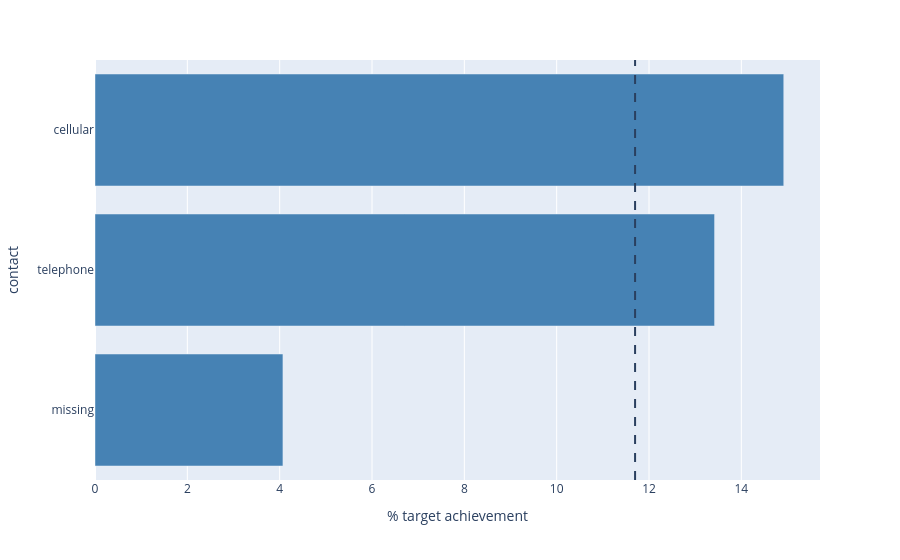

Source (notebook cell):
### Markdown cell above
Contact & Target

### Code cell
col4= "contact"

temp_table4 = df.assign(
    categories4=df["contact"].fillna("missing"),
    target=(df["y"] == "yes") * 100
)

rate4 = temp_table4.groupby("categories4")["target"].agg(mean_4="mean", n4="count").sort_values(by="mean_4").reset_index()

global_rate = (df["y"] == "yes").mean() * 100

fig7 = px.bar(
    rate4,
    x="mean_4",
    y="categories4",
    orientation="h",
    hover_data=["n4"]
)
fig7.update_traces(marker=dict(color="steelblue"))
fig7.add_vline(x=global_rate, line_dash="dash")
fig7.update_layout(xaxis_title="% target achievement", yaxis_title=col4)
fig7.show()

### Figure 1 — Plotly figure (JSON) as saved in the notebook; plotly's stock layout.template omitted (floating-point values rounded to 4 significant figures)
{"data": [{"customdata": [[13020], [2906], [29285]], "hovertemplate": "mean_4=%{x}<br>categories4=%{y}<br>n4=%{customdata[0]}<extra></extra>", "legendgroup": "", "marker": {"color": "steelblue", "pattern": {"shape": ""}}, "name": "", "orientation": "h", "showlegend": false, "textposition": "auto", "type": "bar", "x": [4.071, 13.42, 14.92], "xaxis": "x", "y": ["missing", "telephone", "cellular"], "yaxis": "y"}], "layout": {"barmode": "relative", "legend": {"tracegroupgap": 0}, "margin": {"t": 60}, "shapes": [{"line": {"dash": "dash"}, "type": "line", "x0": 11.7, "x1": 11.7, "xref": "x", "y0": 0, "y1": 1, "yref": "y domain"}], "xaxis": {"anchor": "y", "domain": [0, 1], "title": {"text": "% target achievement"}}, "yaxis": {"anchor": "x", "domain": [0, 1], "title": {"text": "contact"}}}}
